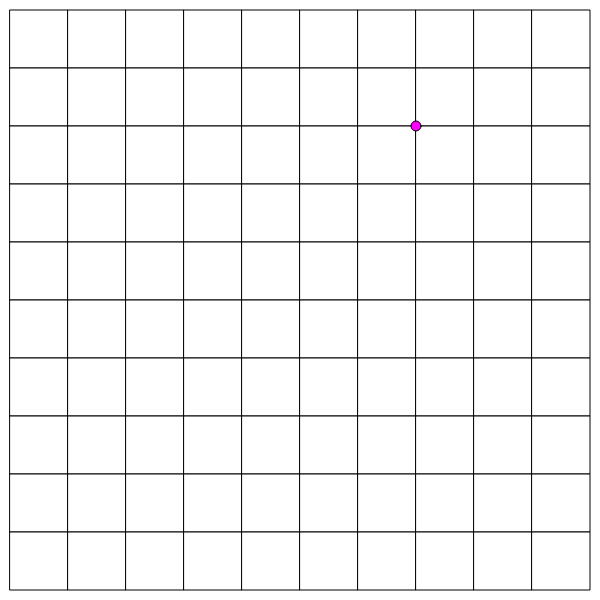
Frame 1 (no input)
Frame 60 (no input): identical to frame 1, image omitted
Frame 120 (the mouse pressed at the canvas centre since frame 60): identical to frame 1, image omitted

The p5.js sketch that drew this single still picture (run headless with seeded random() and noise() and a simulated clock; from frame 60 on, the mouse is pressed at the canvas centre):

// p5.js sketch
// ── sketch.js
let numW = 10
let numH = 10

let w, h
let margin = 20
let walker
function setup(){
  createCanvas(600, 600)
  w = (width - margin)/ numW
  h = (height - margin)/ numH

  walker = new Walker(numW, numH)

}

function draw(){
  background(255)
  fill(255)
  
  for(let i = 0; i < numW*numH; i++){
    let x = i % numW
    let y = floor(i /  numH) 
    rect(x * w + margin *0.5, y * h + margin*0.5, w, h)
  }
  walker.render()
}

function keyPressed(){
  if(key === ' ') {
    walker.update()
  }
}
// ── walker.js

class Walker{

  constructor(numWidth, numHeight) {
    this.x = floor(random(numWidth))
    this.y = floor(random(numHeight))
    this.numW = numWidth
    this.numH = numHeight
  }

  render(){
    fill(255, 0, 255)
    ellipse(this.x * w + margin * 0.5, this.y * h + margin * 0.5, 10, 10)
  }

  update(){
    // const pick = floor(random(4)) // 0,1, 2, 3
    let pick = []
    // vector in 4 different directions
    // left
    const leftVec = createVector(-1, 0)
    // up
    const upVec = createVector(0, 1)
    // right
    const rightVec = createVector(1, 0)
    // down
    const downVec = createVector(0, -1)

    // 4가지 방향에 대한 정보를 리스트에 저장
    // 특정 방향으로 이동이 가능한지 먼저 확인
    // list에 방향에 대한 정보를 더해줄지 결정
    if(this.x < this.numW) {
      // to right
      pick.push(rightVec)
    } 
    if(this.y < this.numH){
      // to up
      pick.push(upVec)
    } 
    if(this.x > 0) {
      // to left
      pick.push(leftVec)
    }
    if(this.y > 0) {
      // to down
      pick.push(downVec)
    }

    // list 길이 만큼의 랜덤한 양의 점수 뽑기
    const rand = floor(random(pick.length))

    // 위에서 뽑힌 숫자를 list 에서 참조할 목차번호로 활용
    const dirVector = pick[rand]

    // 뽑힌 방향대로 이동
    this.x += dirVector.x
    this.y += dirVector.y
  }
}
